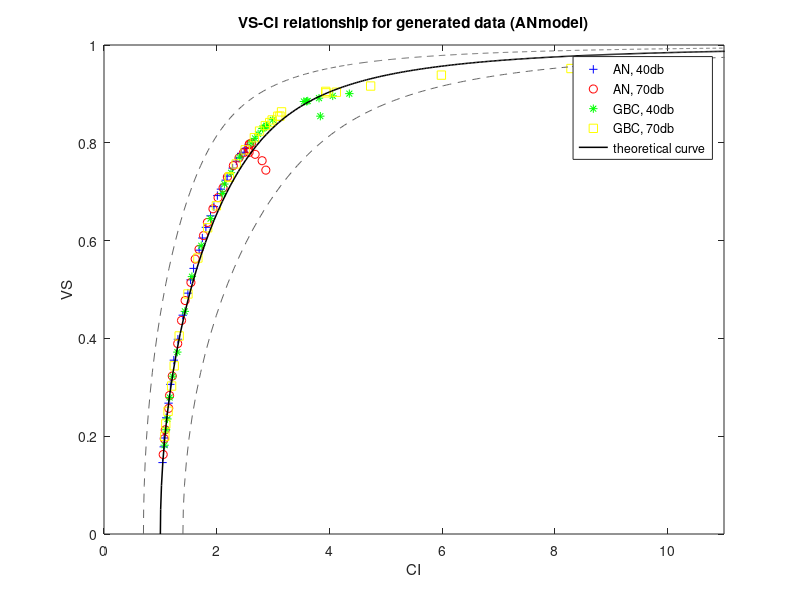

The MATLAB source for this figure:
%%%%%%%%%%%%%%%%%%%%%%%%%%%%%%%%%%%%%%%%%%%%%%%%%%%%%%%%%%%%%%%%%%%%%%%%%%%
% This script creates the VS-CI plot for the non-AM ANmodel data. The data
% have been preprocessed in ANmodel_restructureData.m. Here, the VS and CI
% values are plotted against each other (color coded for AN/ GBC, 40db/
% 70db). Furthermore, the theoretical values are drawn into the same plot.
%%%%%%%%%%%%%%%%%%%%%%%%%%%%%%%%%%%%%%%%%%%%%%%%%%%%%%%%%%%%%%%%%%%%%%%%%%%

%% 0. Load the data (further reference: analysis_AN_GBC.m) 
load("VSCI_ANmodel.mat")

%% 1. Sample the theoretical VS-CI relationship (for plot)
kappa = 0:0.1:80;
% Nk = length(kappa);
VStheo = besseli(1,kappa) ./ besseli(0,kappa);
CItheo = besseli(0,2*kappa) ./ (besseli(0,kappa)).^2;

%% 2. Plot the results
f1 = figure;
plot(VSCI_AN40(:,2), VSCI_AN40(:,1), 'b+')  % AN 40db
hold on
plot(VSCI_AN70(:,2), VSCI_AN70(:,1), 'ro')  % AN 70db
plot(VSCI_GBC40(:,2), VSCI_GBC40(:,1), 'g*')  % GBC 40db
plot(VSCI_GBC70(:,2), VSCI_GBC70(:,1), 'ys')  % GBC 70db
plot(CItheo, VStheo, '-', 'LineWidth', 1.1, 'color', 'k')  % theo VS-CI
plot(CItheo*1.4, VStheo, '--', 'color', [0.4, 0.4, 0.4])  % CI = 1.4 * CI_est(VS)
plot(CItheo*0.7, VStheo, '--', 'color', [0.4, 0.4, 0.4])  % CI = 0.7 * CI_est(VS)

title("VS-CI relationship for generated data (ANmodel)")
xlabel("CI")
ylabel("VS")
xlim([0 11])
ylim([0 1])
legend("AN, 40db","AN, 70db","GBC, 40db","GBC, 70db", ...
    "theoretical curve", 'Location', 'best')
set(f1,'Position',[360 198 726 350])
